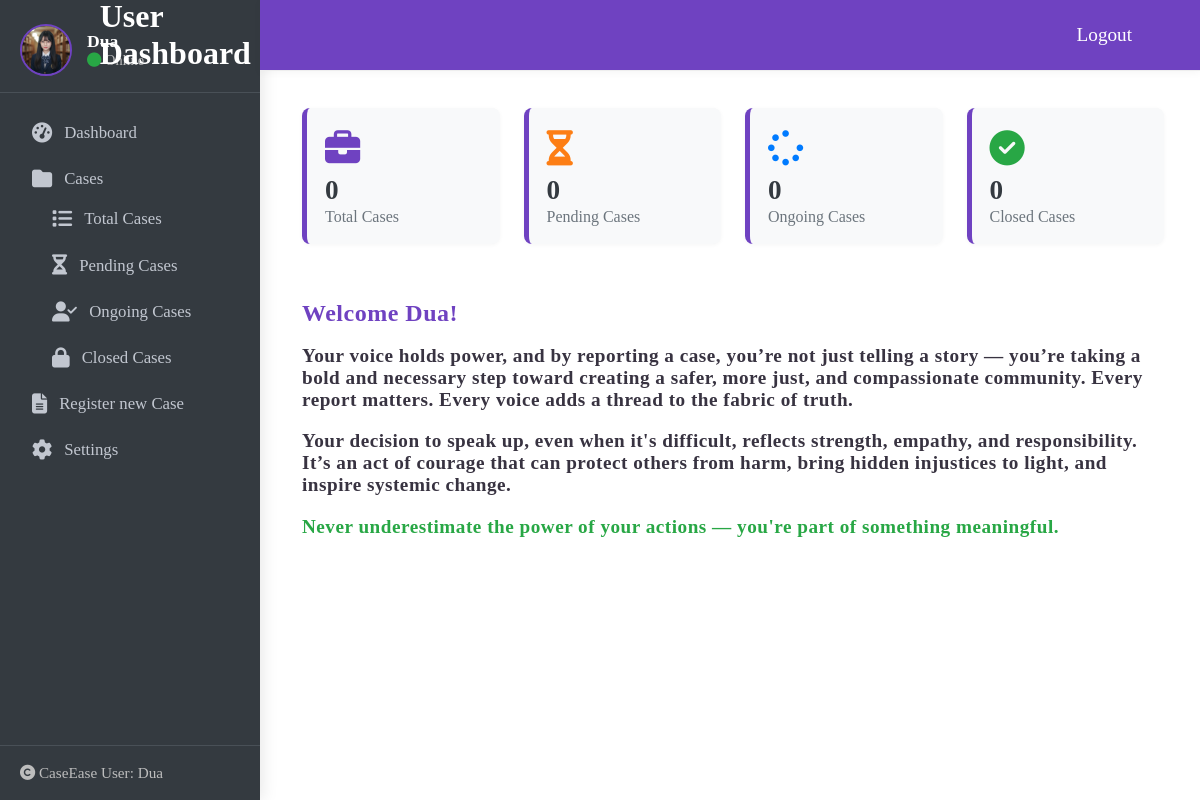
Page /accounts/dashboard/ (signed in) on the committed database.
### accounts/models.py (models this page shows, shortened)
class CustomUser(AbstractUser):
    role = models.CharField(max_length=10, choices=ROLE_CHOICES, default='user')
    profile_image = models.ImageField(upload_to='profile_images/', null=True, blank=True)
    phone_number = models.CharField(max_length=15, null=True, blank=True)

### accounts/views.py (the view)
# urls.py: path('dashboard/', views.UserDashboardView.as_view(), name='user_dashboard'),
class UserDashboardView(LoginRequiredMixin, TemplateView):
    template_name = 'accounts/user_dashboard.html'
    def get_context_data(self, **kwargs):
        user = self.request.user
        query = self.request.GET.get('q')  # Get the search input
        all_cases = Case.objects.filter(created_by=user)
        if query:
            all_cases = all_cases.filter(
                Q(title__icontains=query) |
                Q(assigned_to__username__icontains=query)
            )
        context = super().get_context_data(**kwargs)
        context.update({
            'cases': all_cases,
            'all_count': all_cases.count(),
            'pending_count': all_cases.filter(status='Pending').count(),
            'ongoing_count': all_cases.exclude(status__in=['Pending','Closed']).count(),
            'closed_count': all_cases.filter(status='Closed').count(),
        })
        return context

### accounts/templates/accounts/user_dashboard.html (shortened to what this page needs)
{% load static %}
{% load humanize %}
{% block content %}
<link rel="stylesheet" href="https://cdnjs.cloudflare.com/ajax/libs/font-awesome/6.4.0/css/all.min.css">
<div class="dashboard-container">
    {% include 'accounts/user_sidebar.html' %}
    <section class="main-section">
    <div class="dashboard-cards">
      <div class="dashboard-card">
        <div class="icon" style="color:#6f42c1"><i class="fa fa-briefcase"></i></div>
        <div class="value">{{all_count}}</div>
        <div class="label">Total Cases</div>
      </div>
      <div class="dashboard-card">
        <div class="icon" style="color:#fd7e14"><i class="fa fa-hourglass-half"></i></div>
        <div class="value">{{pending_count}}</div>
        <div class="label">Pending Cases</div>
      </div>
      <div class="dashboard-card">
        <div class="icon" style="color:#007bff"><i class="fa fa-spinner"></i></div>
        <div class="value">{{ongoing_count}}</div>
        <div class="label">Ongoing Cases</div>
      </div>
      <div class="dashboard-card">
        <div class="icon" style="color:#28a745"><i class="fa fa-check-circle"></i></div>
        <div class="value">{{closed_count}}</div>
        <div class="label">Closed Cases</div>
      </div>
    </div>
    <div class="dashboard-graph">
      <div class="dashboard-graph-img">
        <h3 style="margin-bottom:18px; font-size:1.5em; color:#6f42c1; font-weight:800; letter-spacing:0.5px;">Welcome {{ request.user.username }}!</h3>
      <div style="text-align:start; margin-top:8px; font-weight:600; color:#383341; letter-spacing:0.5px; font-size:1.2em;">Your voice holds power, and by reporting a case, you’re not just telling a story — you’re taking a bold and necessary step toward creating a safer, more just, and compassionate community. Every report matters. Every voice adds a thread to the fabric of truth.<br><p>Your decision to speak up, even when it's difficult, reflects strength, empathy, and responsibility. It’s an act of courage that can protect others from harm, bring hidden injustices to light, and inspire systemic change.</p><p style="color:#28a745">Never underestimate the power of your actions — you're part of something meaningful.</p></div>
      </div>
    </div>
  </section>
</div>
{% endblock %}

### accounts/templates/accounts/user_sidebar.html (shortened to what this page needs)
{% load static%}
<link rel="stylesheet" href="https://cdnjs.cloudflare.com/ajax/libs/font-awesome/6.4.0/css/all.min.css">
<aside class="admin-sidebar">
<div class="top-navbar">
  <div class="dashboard-header">
      <h2> User Dashboard </h2>
      <a href="{% url 'logout' %}" style="color:#fff; font-size:1.2rem;">Logout</a>
    </div>
</div>
  <div class="user-panel">
   {% if user.profile_image %}
      <img src="{{ user.profile_image.url }}" alt="User Avatar">
    {% else %}
      <img src="{% static 'images/avatar.png' %}" alt="User Avatar">
    {% endif %}
    <div class="info">
      <span>{{ request.user.username|default:'User' }}</span>
      <small><i class="fa fa-circle text-success" style="color:#28a745"></i> Online</small>
    </div>
  </div>
  <nav>
    <ul>
      <li><a href="{% url 'user_dashboard' %}" ><i class="fa fa-tachometer-alt"></i> Dashboard</a></li>
      <li><a href="#"><i class="fa fa-folder"></i> Cases</a>
        <ul style="padding-left:20px;">
          <li><a href="{% url 'user_all_cases' %}"><i class="fa fa-list"></i> Total Cases</a></li>
          <li><a href="{% url 'user_pending_cases' %}"><i class="fa fa-hourglass-half"></i> Pending Cases</a></li>
          <li><a href="{% url 'user_ongoing_cases' %}"><i class="fa fa-user-check"></i> Ongoing Cases</a></li>
          <li><a href="{% url 'user_closed_cases' %}"><i class="fa fa-lock"></i> Closed Cases</a></li>
        </ul>
      </li>
      <li><a href="{% url 'register_case' %}"><i class="fas fa-file-alt"></i> Register new Case</a>
      <li><a href="{% url 'view_user_profile' %}"><i class="fa fa-cog"></i> Settings</a></li>
    </ul>
  </nav>
  <div class="sidebar-footer">
    <i class="fa fa-copyright"></i> CaseEase User: {{request.user.username|default:'User'}}
  </div>
</aside>

### accounts/templates/accounts/user_dashboard.html (style rules this page uses)
.dashboard-container { display: flex; align-items: stretch; min-height: 100vh; margin: 0; width: 100vw; max-width: 100vw; box-sizing: border-box; position: fixed; }
.admin-sidebar { width: 260px; background: #343a40; color: #fff; border-radius: 14px 0 0 14px; box-shadow: 2px 0 16px rgba(0,0,0,0.10); display: flex; flex-direction: column; justify-content: flex-start; margin-bottom: 0; margin-top: 0; min-height: 100%; position: relative; }
.admin-sidebar .user-panel { display: flex; align-items: center; padding: 24px 20px 16px 20px; border-bottom: 1px solid #495057; }
.admin-sidebar .user-panel img { width: 48px; height: 48px; border-radius: 50%; margin-right: 15px; border: 2px solid #6f42c1; }
.admin-sidebar .user-panel .info { display: flex; flex-direction: column; }
.admin-sidebar .user-panel .info span { font-weight: 700; font-size: 1.1em; }
.admin-sidebar .user-panel .info small { color: #bdbdbd; font-size: 0.9em; }
.admin-sidebar nav { flex: 1; padding: 20px 0 0 0; }
.admin-sidebar ul { list-style: none; padding: 0 0 0 0; margin: 0; }
.admin-sidebar li { margin-bottom: 6px; }
.admin-sidebar a { color: #c2c7d0; text-decoration: none; display: flex; align-items: center; padding: 10px 28px; font-size: 1.05em; border-left: 4px solid transparent; transition: background 0.2s, border-color 0.2s; }
.admin-sidebar a i { margin-right: 12px; font-size: 1.2em; }
.admin-sidebar .sidebar-footer { padding: 18px 20px; border-top: 1px solid #495057; font-size: 0.95em; color: #bdbdbd; }
.main-section { flex: 1; background: #fff; padding: 40px 44px 40px 44px; border-radius: 0 14px 14px 0; box-shadow: 0 2px 16px rgba(0,0,0,0.07); min-height: 100vh; min-width: 0; margin-top: 60px; margin-left: 250px; display: flex; flex-direction: column; justify-content: flex-start; }
.dashboard-cards { display: grid; grid-template-columns: repeat(4, 1fr); gap: 24px; margin-bottom: 32px; }
.dashboard-card { background: #f8f9fa; border-radius: 8px; padding: 22px 18px 18px 18px; box-shadow: 0 1px 4px rgba(0,0,0,0.04); display: flex; flex-direction: column; align-items: flex-start; border-left: 5px solid #6f42c1; }
.dashboard-card .icon { font-size: 2.2em; margin-bottom: 10px; color: #6f42c1; }
.dashboard-card .value { font-size: 1.7em; font-weight: 700; color: #343a40; }
.dashboard-card .label { color: #6c757d; font-size: 1em; margin-top: 2px; }

### accounts/templates/accounts/user_sidebar.html (style rules this page uses)
.admin-sidebar { width: 260px; background: #343a40; color: #fff; position: fixed; top: 0; left: 0; height: 100vh; min-height: 100vh; border-radius: 0; box-shadow: 2px 0 16px rgba(0,0,0,0.10); display: flex; flex-direction: column; padding: 0; z-index: 1000; }
.top-navbar { position: fixed; top: 0; left: 260px; right: 0; height: 70px; background: #6f42c1; border-bottom: 1px solid #eee; box-shadow: 0 2px 8px rgba(0,0,0,0.04); display: flex; align-items: center; justify-content: flex-end; padding: 0 40px; z-index: 1100; }
.top-navbar .dashboard-header { display: flex; align-items: center; justify-content: space-between; margin-top: 20px; margin-bottom: 20px; }
.top-navbar .dashboard-header h2 { color: #fff; font-weight: 800; font-size: 2em; margin-right: 21cm; }
.admin-sidebar .user-panel { display: flex; align-items: center; padding: 24px 20px 16px 20px; border-bottom: 1px solid #495057; }
.admin-sidebar .user-panel img { width: 48px; height: 48px; border-radius: 50%; margin-right: 15px; border: 2px solid #6f42c1; }
.admin-sidebar .user-panel .info { display: flex; flex-direction: column; }
.admin-sidebar .user-panel .info span { font-weight: 700; font-size: 1.1em; }
.admin-sidebar .user-panel .info small { color: #bdbdbd; font-size: 0.9em; }
.admin-sidebar nav { flex: 1; padding: 20px 0 0 0; }
.admin-sidebar ul { list-style: none; padding: 0 0 0 0; margin: 0; }
.admin-sidebar li { margin-bottom: 6px; }
.admin-sidebar a { color: #c2c7d0; text-decoration: none; display: flex; align-items: center; padding: 10px 28px; font-size: 1.05em; border-left: 4px solid transparent; transition: background 0.2s, border-color 0.2s; }
.admin-sidebar a i { margin-right: 12px; font-size: 1.2em; }
.admin-sidebar .sidebar-footer { padding: 18px 20px; border-top: 1px solid #495057; font-size: 0.95em; color: #bdbdbd; }

### rows in the picture
CustomUser: profile_image (picture), user.username "Dua"

### other values in the picture
{{ all_count }} "0"
{{ pending_count }} "0"
{{ ongoing_count }} "0"
{{ closed_count }} "0"
